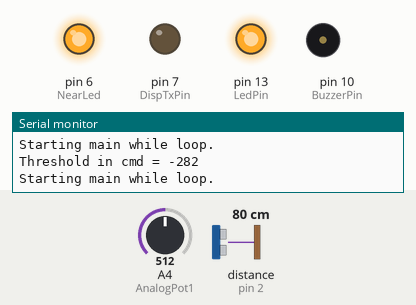
This sketch was run on a simulated Arduino Uno, built with avr-gcc and run on an emulated ATmega328P. On the bench: output pins drawn as LEDs (lit = HIGH), buzzer (waves = sounding), the last lines printed to the serial monitor. Wiring (inferred from the names in the program): ultrasonic range finder: trigger pin 3; echo pin 2. The test bench sets the inputs (shaded band); at power-on: A4 (AnalogPot1) = 512, distance to the obstacle (sensor on pin 2) 80 cm. The echo pulse lasts 58.3 µs per cm; pins used as bus, display or sensor lines are not drawn.

Above: at 2.3 s.
2.4 s: A4 (AnalogPot1) set to 160
3.9 s: A4 (AnalogPot1) set to 138
At 5.3 s:
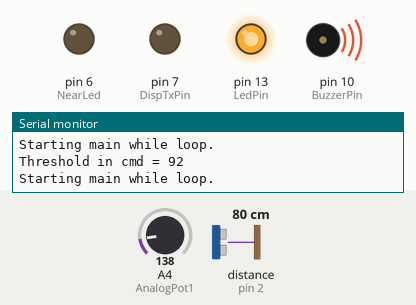
5.6 s: distance to the obstacle (sensor on pin 2) set to 90 cm
7.1 s: distance to the obstacle (sensor on pin 2) set to 96 cm
At 7.8 s:
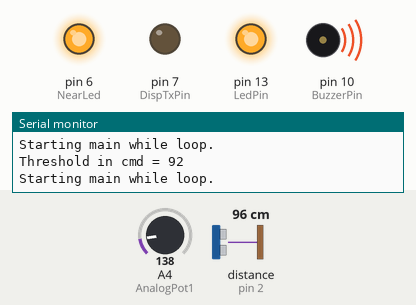
8.6 s: distance to the obstacle (sensor on pin 2) set to 2 cm
At 9.5 s:
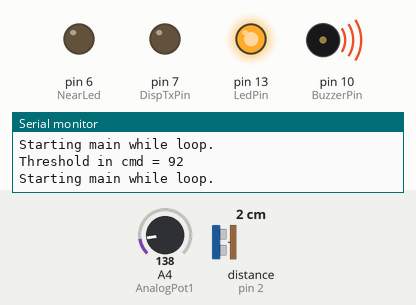
10.2 s: distance to the obstacle (sensor on pin 2) set to 250 cm
At 11.3 s:
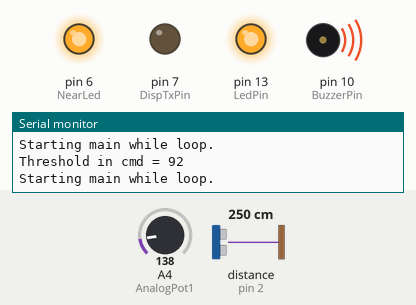
Timing chart, 0 to 12.7 s (numbered marks = the images above; inputs shaded):
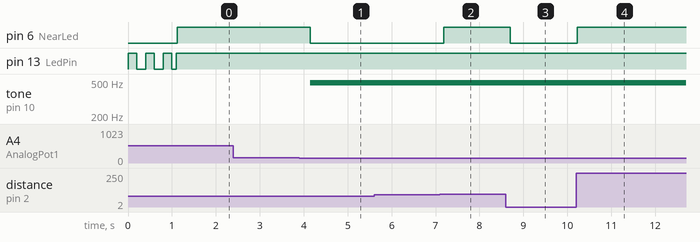

Measured:
- the behaviour switches between 151 and 150 on A4 (AnalogPot1) (found by bisection; images 0 and 1)
- the behaviour switches between 92 and 93 cm on distance to the obstacle (sensor on pin 2) (found by bisection; images 1 and 2)
- after the input at 3.9 s, pin 6 (NearLed): HIGH → LOW after 0.25 s; tone on pin 10 (BuzzerPin): silent → 490 Hz after 0.25 s
- after the input at 7.1 s, pin 6 (NearLed): LOW → HIGH after 0.09 s
- after the input at 8.6 s, pin 6 (NearLed): HIGH → LOW after 0.10 s
- after the input at 10.2 s, pin 6 (NearLed): LOW → HIGH at once

The sketch:

ProximityBuzzer.ino
```cpp
//
// Proximity buzzer using HC-SR04 Sonar and a low cost PWM driven buzzer
//
// Intended for use with Arduino Nano with the following wiring
//   HC-SR04  is soldered with GND in the Nano GND pin and then other leads into D2, D3, D4 then solder wire from +5 to D4
//   Led      is soldered into D5 and D6 with D5 also tied to D4 and +5.  Diode must have internal resistor and substrate node is on D6
//   Piezo    Piezo passive buzzer goes from GND to D10
//   Adjust   Optional adjustment perhaps for frequency or maybe sensitivity is 10k pot across leads A1, A2, A3
//
// 20180324    Created from Sonar test skitch by Mark Johnston of Mark-Toys.com
//
// Suggested options depending on usage:
// Look for going from no detect to detect and then output coded beeps using long and short or modulate frequency
// So you could set a parameter for a given sensor with some switch settings and then use long/short beep patterns for 'which sensor'
// Frequency changes are a function of PWM frequency.  This info is 'out there' but research is required for frequency changes
//

#define   PROXIMITY_ZONE_CM   180   // Default cm till object will trigger this alarm
#define   USE_ZONE_POT        1     // Define as 1 to read analog pot for setting proximity zone with trim pot

const int LedPin    = 13;  // STM Maple Mini is 33    Arduino Uno and Nano and Teensy 3.2 is 13
const int NearLed   =  6;  // Lights when object is near enough to be in range of the warning

const int DispTxPin = 7;   // Display Serial Transmit pin.

const int BuzzerPin = 10;  // Buzzer will be on a PWM capable output pin

const int EchoPin1  = 2;   // Sonar unit echo readback
const int TrigPin1  = 3;   // Sonar unit trigger signal

const int vcc1Pin   = 4;   // We mount sonar and LED in digital inputs but tie those to 5V
const int vcc2Pin   = 5;

const int AnalogPotGnd = A3;
const int AnalogPot1   = A4;  // Optional reading we may use for sensitivity
const int AnalogPotVCC = A5;

int proxSetpoint = 150;   // Default cm for trigger of the alarm zone


#include <Wire.h>

// Define optional serial display (must setup Arduino to use SoftwareSerial Lib)
#undef DISPLAY_MODULE
#ifdef DISPLAY_MODULE
#include <SoftwareSerial.h>
SoftwareSerial displaySerial = SoftwareSerial(255, DispTxPin);
#endif

long duration;
int  cm;
int  pwmPercent;

int  loopIdx = 0;

int  tofRange = 0;

void setup() {

  pinMode(vcc1Pin, INPUT);      // We tie this to VCC so have it be an input
  pinMode(vcc2Pin, INPUT);      // We tie this to VCC so have it be an input

  Serial.begin(9600);

  Wire.begin();

  pinMode(DispTxPin, OUTPUT);   // Optional serial display Tx line

  // Adjustment pot will be on A1,A2,A3


  pinMode(BuzzerPin, OUTPUT);   // Audio buzzer driver

  pinMode(AnalogPotGnd, OUTPUT);
  pinMode(AnalogPotVCC, OUTPUT);
  digitalWrite(AnalogPotGnd, LOW);   // To ease pot wiring we supply GND on this pin
  digitalWrite(AnalogPotVCC, HIGH);  // To ease pot wiring we supply V+ on this pin
  pinMode(AnalogPot1, INPUT);   // analog input for PWM setting

  pinMode(NearLed, OUTPUT);     // Configure LED that will indicate object is close
  digitalWrite(LedPin, HIGH);

  pinMode(LedPin, OUTPUT);
  digitalWrite(LedPin, HIGH);
  delay(200);
  digitalWrite(LedPin, LOW);
  delay(200);
  digitalWrite(LedPin, HIGH);
  delay(200);
  digitalWrite(LedPin, LOW);
  delay(200);
  digitalWrite(LedPin, HIGH);
  delay(200);
  digitalWrite(LedPin, LOW);

  // Trigger pins to Sonar device(s)
  pinMode(TrigPin1, OUTPUT);

  // Echo pins back from Sonar device(s)
  pinMode(EchoPin1, INPUT_PULLUP);

  // Start and then Clear optional display then be sure it is lit
  #ifdef DISPLAY_MODULE
  displaySerial.begin(9600);
  delay(10);
  displaySerial.write(12);
  delay(50);
  displaySerial.write(128);                // place cursor at first char of top line
  #endif

  loopIdx = 0;

  delay(100);
}

void loop() {
  uint16_t rPanel_x, rPanel_y;
  uint8_t rPanel_z;

  Serial.println("Starting main loop.\n");

  loopIdx += 1;
  if (loopIdx & 1) {
    digitalWrite(LedPin, HIGH);
  } else {
    digitalWrite(LedPin, LOW);
  }

  // Initially write out to clear full display
  #ifdef DISPLAY_MODULE
  displaySerial.print("                                ");
  displaySerial.print(208);     // I attempt to shorten the anoying starup tune with 1/64th notes
  #endif

  while (1) {

    duration = 0.0;
    proxSetpoint = PROXIMITY_ZONE_CM;
    // Optionally later have pot to set a trigger distance
    if (USE_ZONE_POT) {
      // The A/D returns values of 0 - 1024 so make this relate to center point -1 meter to +2 meters
      proxSetpoint = PROXIMITY_ZONE_CM - (((analogRead(AnalogPot1) - 50) * 2) / 2  );
      Serial.print("Threshold in cmd = "); Serial.println(proxSetpoint);
    }

    Serial.println("Starting main while loop.\n");

    // Get an echo reading
    digitalWrite(TrigPin1, LOW);
    delayMicroseconds(4);           // No lower than 2
    digitalWrite(TrigPin1, HIGH);
    delayMicroseconds(6);           // No lower than 5
    digitalWrite(TrigPin1, LOW);

    // Turn on LED while we wait for echo
    //digitalWrite(13, HIGH);   // turn the LED on (HIGH is the voltage level)

    // Get the echo
    duration = pulseIn(EchoPin1, HIGH, 200000);

    //digitalWrite(13, LOW);    // turn the LED off after we got the echo result

    // convert microsec to cm
    cm = duration / 58;

    if ((cm != 0) && (cm <= proxSetpoint)) {
      digitalWrite(NearLed, LOW);         // Turn ON  'near' led LED
      analogWrite(BuzzerPin, 120);        // Turn ON piezo buzzer
    } else {
      digitalWrite(NearLed, HIGH);        // Turn OFF 'near' led LED
      analogWrite(BuzzerPin, 0);          //
    }

    #ifdef DISPLAY_MODULE
    displaySerial.write(17);                 // Turn backlight on (redundant)
    displaySerial.write(128);                // place cursor at first char of top line
    if (duration == 0.0) {
      //              12345678901234561234567890123456
      displaySerial.print(" No Sonar Echo!                 ");
    } else {
      //              12345678901234561234567890123456
      displaySerial.print("Sonar Distance                  ");   // Print with flush for full display
    }
    delay(20);
    displaySerial.write(148);                // place cursor at first char of second row
    displaySerial.print(cm);
    displaySerial.print(" cm");
    displaySerial.write(161);                // place cursor near end of second row
    #endif

    delay(500);
  }
}
```
